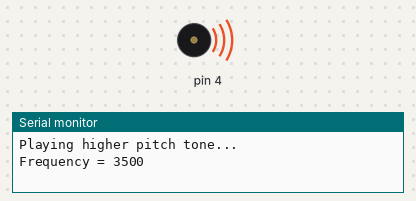
The sketch below on a simulated Arduino Uno, built with avr-gcc and run on an emulated ATmega328P. On the bench: buzzer (waves = sounding), the last lines printed to the serial monitor.

Above: at 0.1 s.
At 3.1 s:
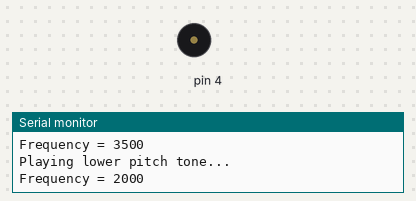
Timing chart, 0 to 4.6 s (numbered marks = the images above):
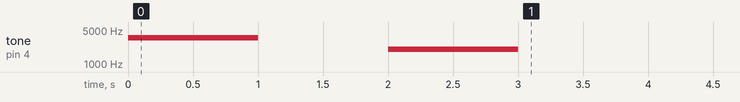

The sketch:

FunctionCallWithParameter.ino
```cpp
// Robotics with the BOE Shield – FunctionCallWithParameter
// This program demonstrates a function call with a parameter.

void setup() {
  Serial.begin(9600);

  Serial.println("Playing higher pitch tone...");

  pitch(3500);         // pitch function call passes 3500 to Hz parameter

  delay(1000);

  Serial.println("Playing lower pitch tone...");

  pitch(2000);         // pitch function call passes 2000 to Hz parameter

  delay(1000);
}

void loop()
{
}

void pitch(int Hz)     // pitch function with Hz declared as a parameter
{
  Serial.print("Frequency = ");
  Serial.println(Hz);
  tone(4, Hz, 1000);
  delay(1000);
}
```
